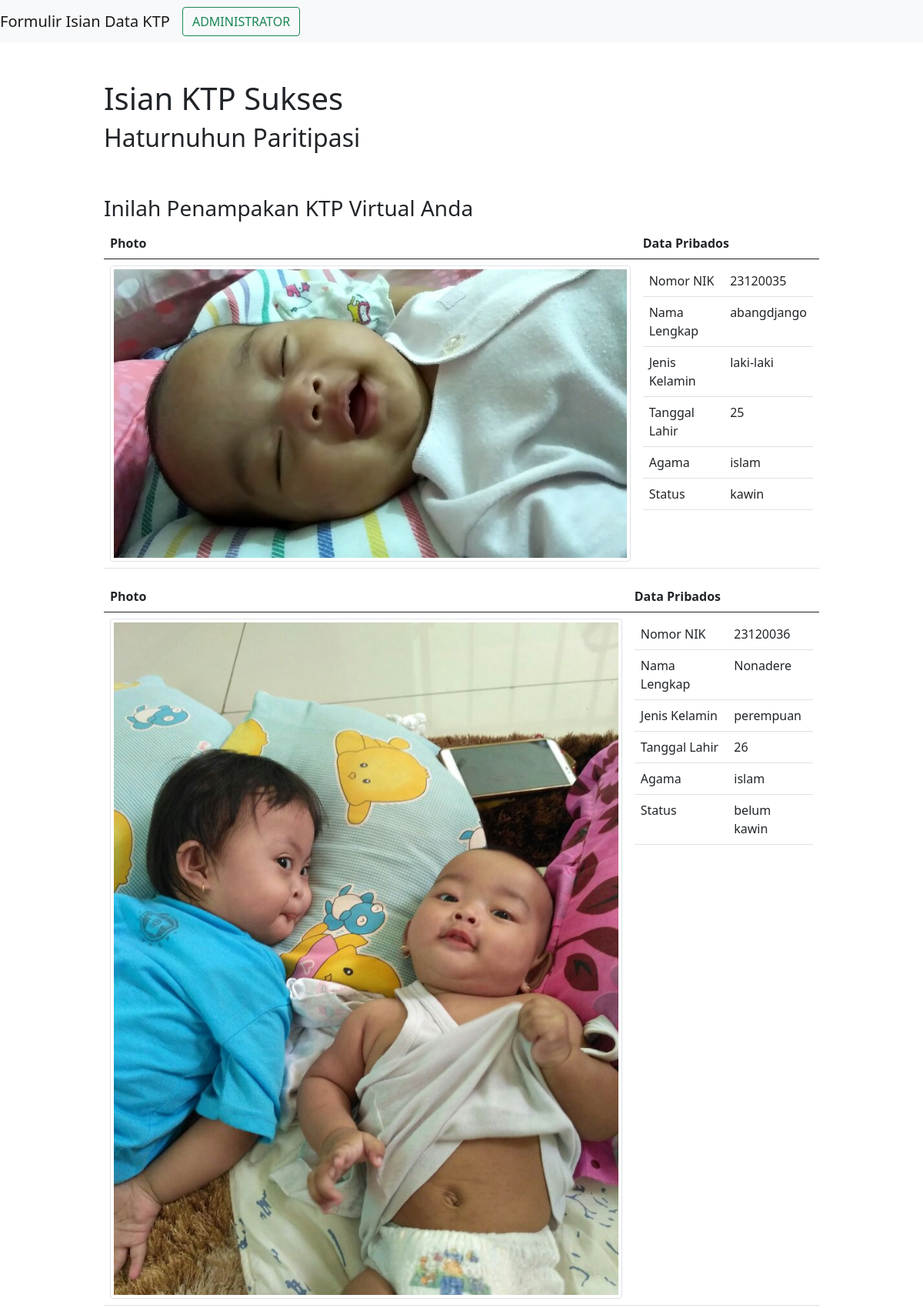
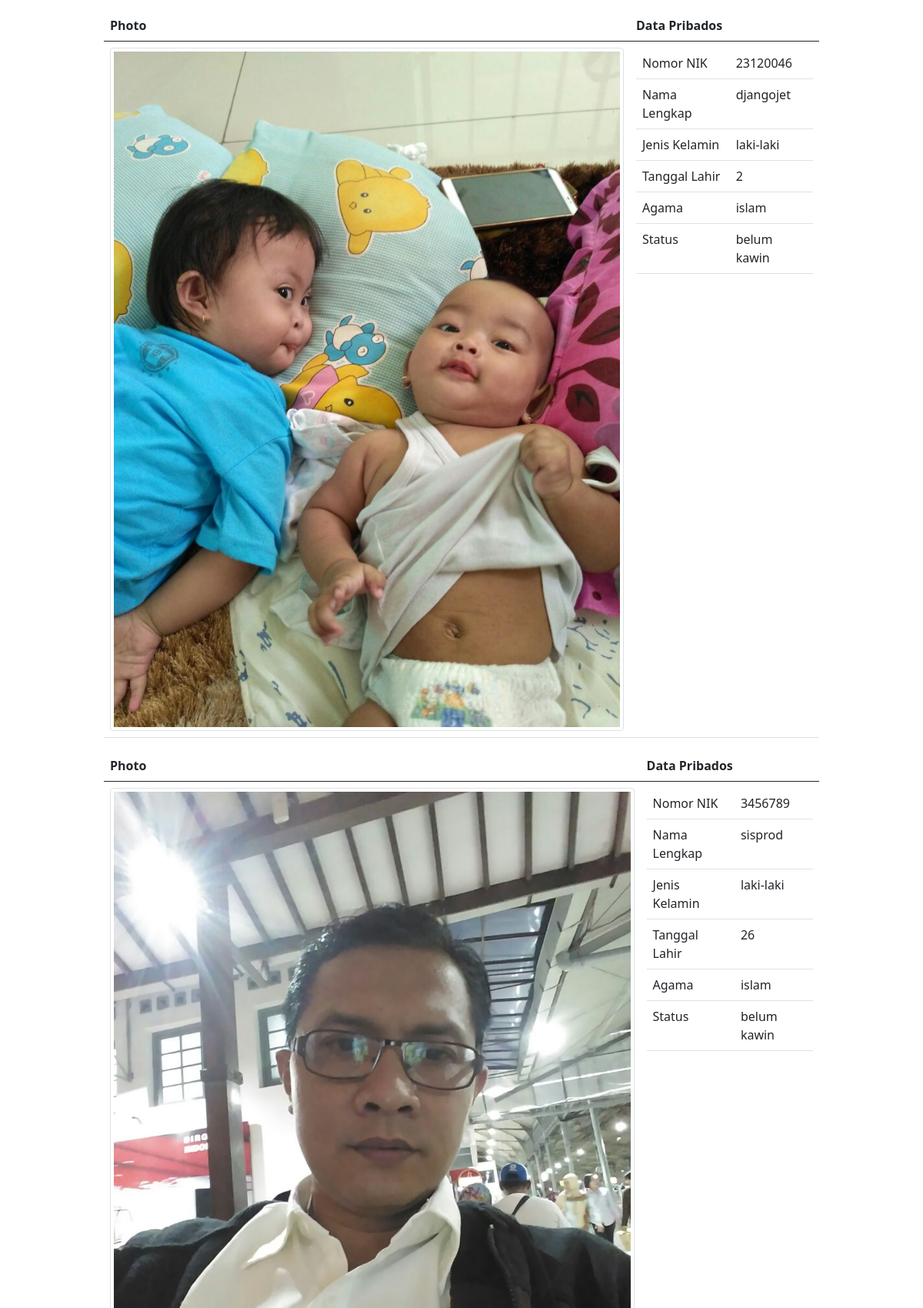
The app's page /tampilan/ (upper part) with its own data (2 pictures, top to bottom).
### registrasiKTP/models.py (models this page shows)
class isianKTP(models.Model):
    nomor_NIK=models.IntegerField()
    nama_lengkap=models.CharField(max_length=150)
    jenis_kelamin=models.CharField(max_length=50,choices=pilihan_jenis_kelamin)
    tanggal_lahir=models.IntegerField(validators=[MinValueValidator(1),MaxValueValidator(31)])
    bulan_lahir=models.CharField(max_length=50,choices=pilihan_bulan_lahir)
    tahun_lahir=models.IntegerField(validators=[MinValueValidator(1920),MaxValueValidator(2021)])
    agama=models.CharField(max_length=20,choices=pilihan_agama)
    status_nikah=models.CharField(max_length=20,choices=status_nikah)
    images=models.ImageField(null=True,blank=False, upload_to='gudang foto ktp' )

### registrasiKTP/views.py (the view)
# urls.py: path('tampilan/',views.tampilan)
def tampilan(request):
    konten_tampilan={'isianKTP':isianKTP.objects.all}
    return render(request,"registrasiKTP/tampilan.html",konten_tampilan )

### registrasiKTP/templates/registrasiKTP/tampilan.html (shortened to what this page needs)
{% extends 'registrasiKTP/base.html' %}
{% block content %}
<h1> Isian KTP Sukses </h1>
<h2>Haturnuhun Paritipasi</h2>
<br><br>
<h3> Inilah Penampakan KTP Virtual Anda </h3>
{%  for isianKTP in isianKTP %}
  <table class="table">
    <thead>
      <tr>
        <th scope="col">Photo</th>
        <th scope="col">Data Pribados</th>
      </tr>
    </thead>
    <tbody>
      <tr>
        <td><img src="{{isianKTP.images.url}}" alt="..." class="img-thumbnail"></td>
        <td>
          <table class="table">
            <tbody>
            <tr>
              <td>Nomor NIK</td>
              <td>{{isianKTP.nomor_NIK}}</td>
            </tr>
            <tr>
              <td>Nama Lengkap</td>
              <td>{{isianKTP.nama_lengkap}}</td>
            </tr>
            <tr>
              <td>Jenis Kelamin</td>
              <td>{{isianKTP.jenis_kelamin}}</td>
            </tr>
            <tr>
              <td>Tanggal Lahir</td>
              <td>{{isianKTP.tanggal_lahir}}</td>
            </tr>
            <tr>
              <td>Agama</td>
              <td>{{isianKTP.agama}}</td>
            </tr>
            <tr>
              <td>Status</td>
              <td>{{isianKTP.status_nikah}}</td>
            </tr>
            </tbody>
          </table></td>
      </tr>
    </tbody>
  </table>
{% endfor %}
{% endblock %}

### registrasiKTP/templates/registrasiKTP/base.html (shortened to what this page needs)
<!DOCTYPE html>
<html lang="en">
<head>
    <link href="https://cdn.jsdelivr.net/npm/bootstrap@5.0.0-beta1/dist/css/bootstrap.min.css" rel="stylesheet"
>
</head>
<body>
<nav class="navbar navbar-expand-lg navbar-light bg-light">
  <a class="navbar-brand" href="#">Formulir Isian Data KTP</a>
  <div class="collapse navbar-collapse" id="navbarSupportedContent">
<a href="/admin">
      <button class="btn btn-outline-success my-2 my-sm-0" type="submit">ADMINISTRATOR</button>
</a>
  </div>
</nav>
<div class="container">
    <div class="col-md-10 offset-md-1 mt-5">
        <div class="jumbotron">
    {% block content %}
    {% endblock %}
        </div>
    </div>
</div>
</body>
</html>

### records on screen
isianKTP: images (picture), nomor_NIK "23120035", nama_lengkap "abangdjango", jenis_kelamin "laki-laki", tanggal_lahir "25", agama "islam", status_nikah "kawin"
isianKTP: images (picture), nomor_NIK "23120036", nama_lengkap "Nonadere", jenis_kelamin "perempuan", tanggal_lahir "26", agama "islam", status_nikah "belum kawin"
isianKTP: images (picture), nomor_NIK "23120046", nama_lengkap "djangojet", jenis_kelamin "laki-laki", tanggal_lahir "2", agama "islam", status_nikah "belum kawin"
isianKTP: images (picture), nomor_NIK "3456789", nama_lengkap "sisprod", jenis_kelamin "laki-laki", tanggal_lahir "26", agama "islam", status_nikah "belum kawin"
